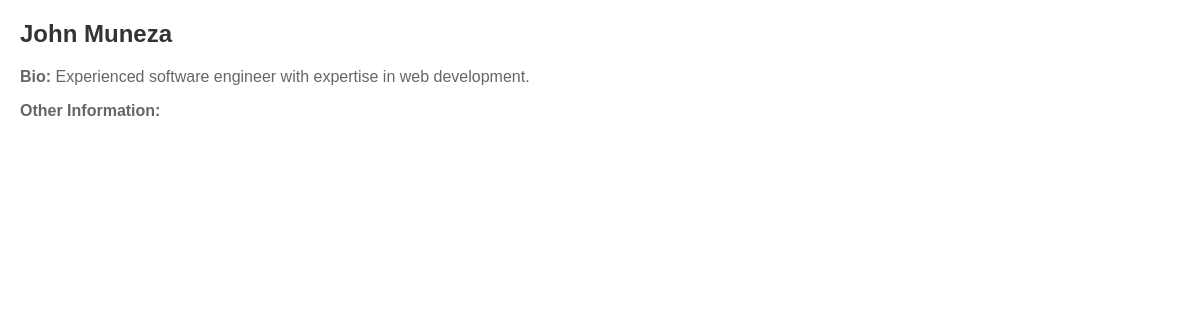
The app's page /speakers/1/ with its own data.
### speakers/models.py (models this page shows, shortened)
class Speaker(models.Model):
    Category=models.ForeignKey(Category, related_name='speakers', on_delete=models.CASCADE)
    name =models.CharField(max_length= 255)
    bio = models.TextField(blank=True, null=False)
    contact_info = models.CharField(max_length= 50)
    Profile_picture = models.ImageField(upload_to='speaker_images',blank=True, null=True)
    area_of_experience= models.CharField(max_length= 255)

### speakers/views.py (the view)
# urls.py: path("<int:id>/", viewSpeaker),
def viewSpeaker(request, id):
    speaker = Speaker.objects.get(id=id)
    return render(request, "viewSpeaker.html", {"speaker": speaker})

### templates/viewSpeaker.html (shortened to what this page needs)
<!DOCTYPE html>
<html>
  <head>
  </head>
  <body>
    <div class="speaker-info">
      <h2>{{ speaker.name }}</h2>
      <p><strong>Bio:</strong> {{ speaker.bio }}</p>
      <p><strong>Other Information:</strong> {{ speaker.other_info }}</p>
    </div>
  </body>
</html>

### templates/viewSpeaker.html (style rules this page uses)
body { font-family: Arial, sans-serif; margin: 20px; }
.speaker-info { margin-bottom: 20px; }
.speaker-info h2 { color: #333; }
.speaker-info p { color: #666; }

### records on screen
Speaker: name "John Muneza", bio "Experienced software engineer with expertise in web development."
